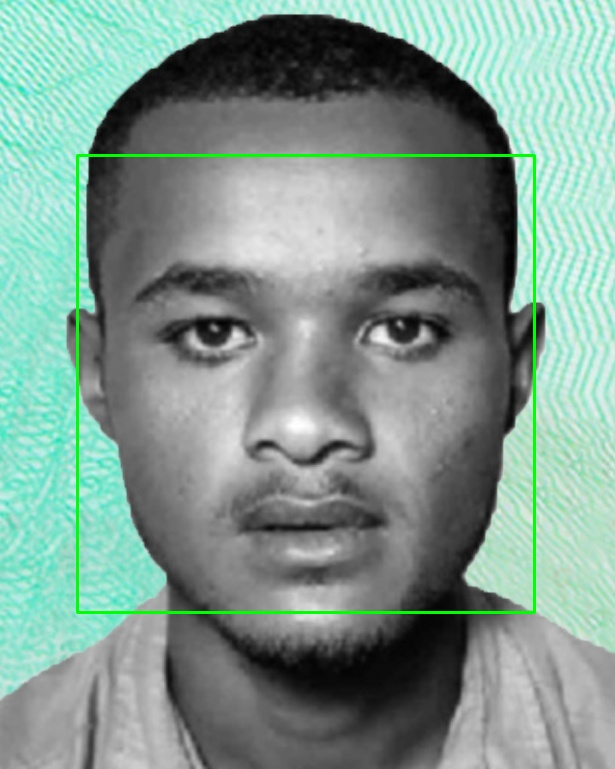
#> input picture trust-layer/ai-services/debug_face_extracted_id_photo.jpg, 615 x 769 px
$ python -i liveness.py   (imports and definitions only)
#> lines starting #> are read from the running program, lines starting #| are printed output that depends on the picture
#> further down, picture is the input picture: shape (769, 615, 3); mean B, G, R 142.8, 151.8, 128.3
import cv2
import numpy as np
from app.core.config import (
    LIVENESS_MIN_FRAMES,
    EYE_BLINK_THRESHOLD,
    HEAD_MOVEMENT_MIN_PIXELS,
    LIVENESS_MIN_SCORE,
)

# -----------------------------
# Load facial landmark detector
# Uses OpenCV's built-in face + eye cascades — no extra install needed
# -----------------------------
_face_cascade = cv2.CascadeClassifier(
    cv2.data.haarcascades + "haarcascade_frontalface_default.xml"
)
_eye_cascade = cv2.CascadeClassifier(
    cv2.data.haarcascades + "haarcascade_eye.xml"
)


# -----------------------------
# Helper: decode raw bytes → OpenCV image
# -----------------------------
# [22 lines left out: functions bytes_to_image, _get_face_center, not called in this run]


# -----------------------------
# Helper: count eyes visible in a frame
# Returns number of eyes detected (0, 1, or 2)
# -----------------------------
def _count_eyes(frame: np.ndarray) -> int:
    gray = cv2.cvtColor(frame, cv2.COLOR_BGR2GRAY)
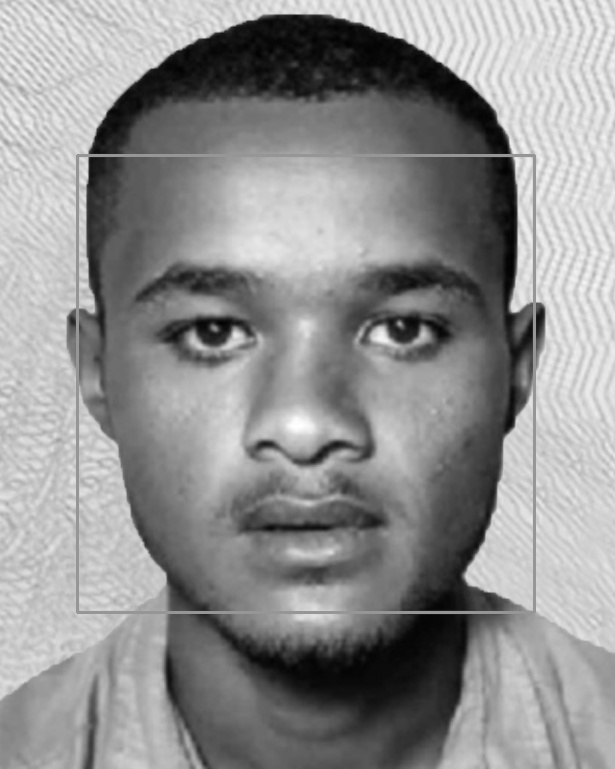
#> gray: shape (769, 615); min 1, max 255, mean 143.7
    faces = _face_cascade.detectMultiScale(
        gray, scaleFactor=1.1, minNeighbors=5, minSize=(60, 60)
    )
#> faces = [[78, 155, 457, 457]]
    if len(faces) == 0:
        return 0

    # Check largest face only
    x, y, w, h = sorted(faces, key=lambda f: f[2] * f[3], reverse=True)[0]
#> x = 78; y = 155; w = 457; h = 457
    face_roi = gray[y:y + h, x:x + w]
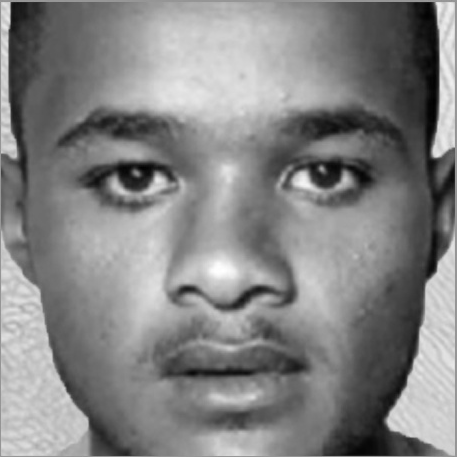
#> face_roi: shape (457, 457); min 1, max 255, mean 131.7

    eyes = _eye_cascade.detectMultiScale(
        face_roi, scaleFactor=1.1, minNeighbors=5, minSize=(20, 20)
    )
#> eyes = [[166, 272, 42, 42], [279, 128, 93, 93], [49, 116, 45, 45], [81, 130, 98, 98], [265, 340, 53, 53]]
    return len(eyes)


# -----------------------------
# Blink detection
# Strategy: across N frames, look for a transition:
#   eyes open (2 eyes) → eyes closed (0 eyes) → eyes open (2 eyes)
# That sequence = one blink detected
# -----------------------------
# [176 lines left out: functions detect_blink, detect_head_movement, _compute_liveness_score, verify_liveness, not called in this run]

>>> import cv2
>>> picture = cv2.imread('../../debug_face_extracted_id_photo.jpg')
>>> result = _count_eyes(picture)
#> result = 5

$ run again, on trust-layer/ai-services/debug_face_sample_photo2.jpg
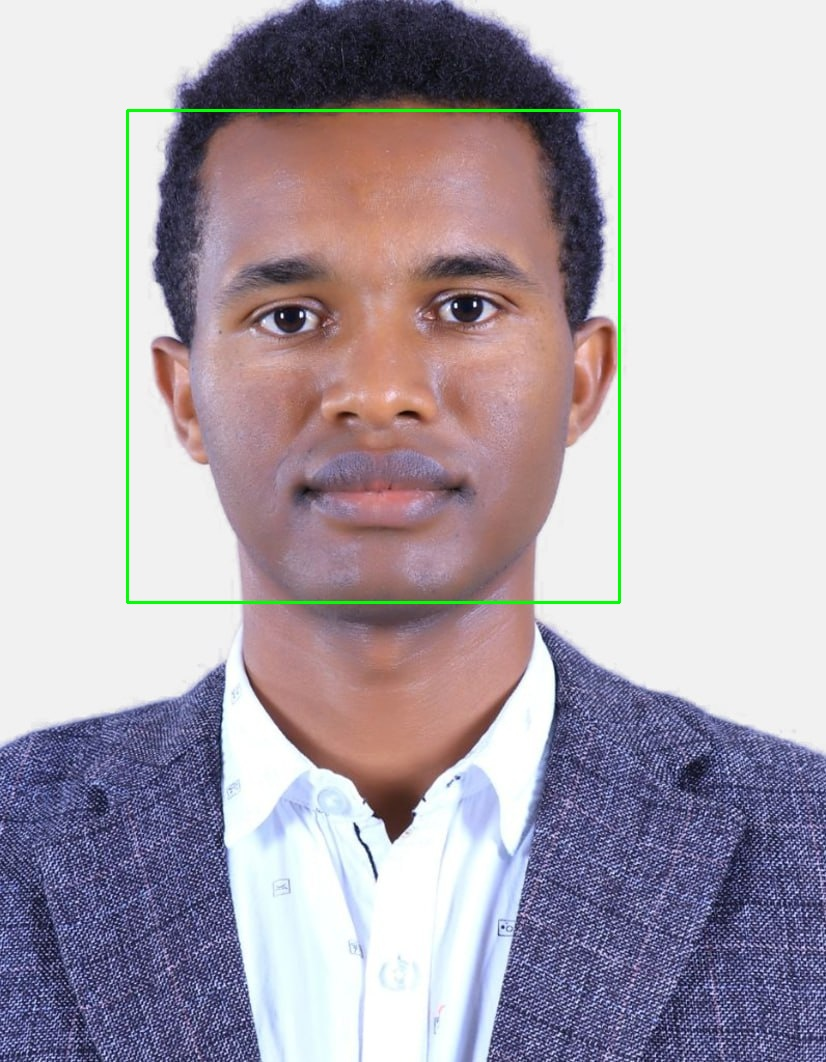
#> input picture trust-layer/ai-services/debug_face_sample_photo2.jpg, 826 x 1062 px
#> picture is the input picture: shape (1062, 826, 3); mean B, G, R 176.5, 166.9, 175.3
#> in _count_eyes, `gray = cv2.cvtColor(frame, cv2.COLOR_BGR2GRAY)`:
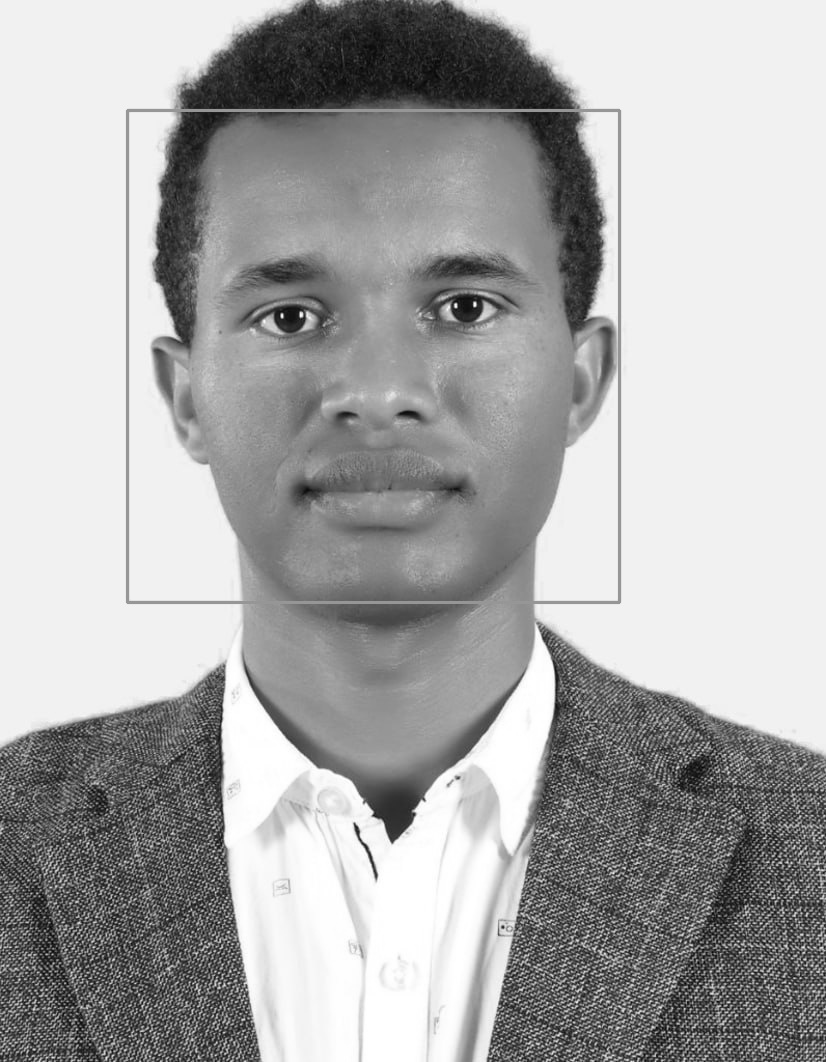
#> gray: shape (1062, 826); min 2, max 255, mean 170.5
#> faces = [[127, 112, 492, 492]]
#> x = 127; y = 112; w = 492
#> in _count_eyes, `face_roi = gray[y:y + h, x:x + w]`:
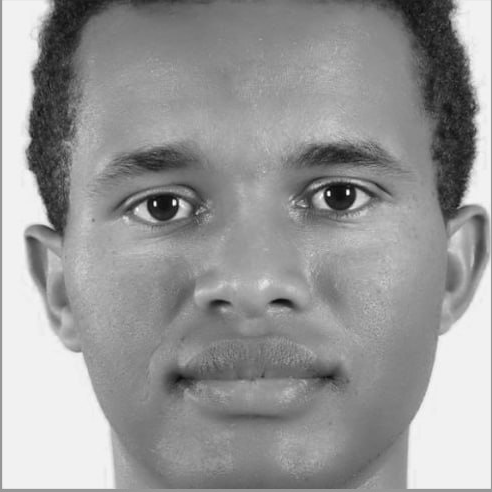
#> face_roi: shape (492, 492); min 11, max 253, mean 151.8
#> eyes = [[287, 148, 94, 94], [107, 155, 100, 100]]
#> result = 2
